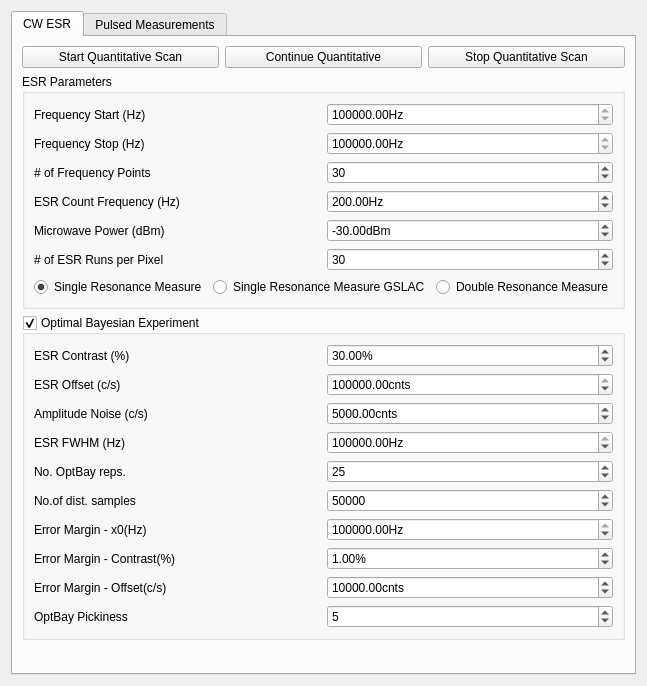
<?xml version="1.0" encoding="UTF-8"?>
<ui version="4.0">
 <class>quanti_measure_window</class>
 <widget class="QWidget" name="quanti_measure_window">
  <property name="geometry">
   <rect>
    <x>0</x>
    <y>0</y>
    <width>569</width>
    <height>642</height>
   </rect>
  </property>
  <property name="windowTitle">
   <string>Quantitative Measurement Control</string>
  </property>
  <layout class="QGridLayout" name="gridLayout_6">
   <item row="0" column="0">
    <widget class="QTabWidget" name="tabWidget">
     <property name="currentIndex">
      <number>0</number>
     </property>
     <widget class="QWidget" name="Tab1">
      <property name="whatsThis">
       <string>&lt;html&gt;&lt;head/&gt;&lt;body&gt;&lt;p&gt;Tab1&lt;/p&gt;&lt;/body&gt;&lt;/html&gt;</string>
      </property>
      <attribute name="title">
       <string>CW ESR</string>
      </attribute>
      <layout class="QGridLayout" name="gridLayout_4">
       <item row="2" column="0">
        <widget class="QGroupBox" name="optBay_groupBox">
         <property name="title">
          <string>Optimal Bayesian Experiment</string>
         </property>
         <property name="checkable">
          <bool>true</bool>
         </property>
         <layout class="QGridLayout" name="gridLayout_2">
          <item row="0" column="0">
           <layout class="QHBoxLayout" name="horizontalLayout_10">
            <item>
             <widget class="QLabel" name="label_15">
              <property name="text">
               <string>ESR Contrast (%)</string>
              </property>
             </widget>
            </item>
            <item>
             <widget class="ScienDSpinBox" name="esr_contrast_SpinBox">
              <property name="suffix">
               <string>%</string>
              </property>
              <property name="value">
               <double>30.000000000000000</double>
              </property>
             </widget>
            </item>
           </layout>
          </item>
          <item row="1" column="0">
           <layout class="QHBoxLayout" name="horizontalLayout_11">
            <item>
             <widget class="QLabel" name="label_16">
              <property name="text">
               <string>ESR Offset (c/s)</string>
              </property>
             </widget>
            </item>
            <item>
             <widget class="ScienDSpinBox" name="esr_offset_SpinBox">
              <property name="suffix">
               <string>cnts</string>
              </property>
              <property name="maximum">
               <double>9999999999999999583119736832.000000000000000</double>
              </property>
              <property name="value">
               <double>100000.000000000000000</double>
              </property>
             </widget>
            </item>
           </layout>
          </item>
          <item row="2" column="0">
           <layout class="QHBoxLayout" name="horizontalLayout_12">
            <item>
             <widget class="QLabel" name="label_17">
              <property name="text">
               <string>Amplitude Noise (c/s)</string>
              </property>
             </widget>
            </item>
            <item>
             <widget class="ScienDSpinBox" name="esr_noise_SpinBox">
              <property name="suffix">
               <string>cnts</string>
              </property>
              <property name="maximum">
               <double>9999999999999999635896294965248.000000000000000</double>
              </property>
              <property name="value">
               <double>5000.000000000000000</double>
              </property>
             </widget>
            </item>
           </layout>
          </item>
          <item row="3" column="0">
           <layout class="QHBoxLayout" name="horizontalLayout_13">
            <item>
             <widget class="QLabel" name="label_20">
              <property name="text">
               <string>ESR FWHM (Hz)</string>
              </property>
             </widget>
            </item>
            <item>
             <widget class="ScienDSpinBox" name="esr_fwhm_SpinBox">
              <property name="suffix">
               <string>Hz</string>
              </property>
              <property name="maximum">
               <double>999999999.000000000000000</double>
              </property>
              <property name="value">
               <double>7000000.000000000000000</double>
              </property>
             </widget>
            </item>
           </layout>
          </item>
          <item row="4" column="0">
           <layout class="QHBoxLayout" name="horizontalLayout_14">
            <item>
             <widget class="QLabel" name="label_21">
              <property name="text">
               <string>No. OptBay reps.</string>
              </property>
             </widget>
            </item>
            <item>
             <widget class="QSpinBox" name="esr_optReps_SpinBox">
              <property name="suffix">
               <string/>
              </property>
              <property name="minimum">
               <number>1</number>
              </property>
              <property name="maximum">
               <number>1000000000</number>
              </property>
              <property name="value">
               <number>25</number>
              </property>
             </widget>
            </item>
           </layout>
          </item>
          <item row="5" column="0">
           <layout class="QHBoxLayout" name="horizontalLayout_31">
            <item>
             <widget class="QLabel" name="label_29">
              <property name="text">
               <string>No.of dist. samples</string>
              </property>
             </widget>
            </item>
            <item>
             <widget class="QSpinBox" name="esr_nSamples_SpinBox">
              <property name="suffix">
               <string/>
              </property>
              <property name="minimum">
               <number>1</number>
              </property>
              <property name="maximum">
               <number>1000000000</number>
              </property>
              <property name="value">
               <number>50000</number>
              </property>
             </widget>
            </item>
           </layout>
          </item>
          <item row="6" column="0">
           <layout class="QHBoxLayout" name="horizontalLayout_19">
            <item>
             <widget class="QLabel" name="label_22">
              <property name="text">
               <string>Error Margin - x0(Hz)</string>
              </property>
             </widget>
            </item>
            <item>
             <widget class="ScienDSpinBox" name="esr_errorMarginCenter_SpinBox">
              <property name="suffix">
               <string>Hz</string>
              </property>
              <property name="maximum">
               <double>999999999.000000000000000</double>
              </property>
              <property name="value">
               <double>1000000.000000000000000</double>
              </property>
             </widget>
            </item>
           </layout>
          </item>
          <item row="7" column="0">
           <layout class="QHBoxLayout" name="horizontalLayout_20">
            <item>
             <widget class="QLabel" name="label_23">
              <property name="text">
               <string>Error Margin - Contrast(%)</string>
              </property>
             </widget>
            </item>
            <item>
             <widget class="ScienDSpinBox" name="esr_errorMarginContrast_SpinBox">
              <property name="suffix">
               <string>%</string>
              </property>
              <property name="maximum">
               <double>100.000000000000000</double>
              </property>
              <property name="value">
               <double>1.000000000000000</double>
              </property>
             </widget>
            </item>
           </layout>
          </item>
          <item row="8" column="0">
           <layout class="QHBoxLayout" name="horizontalLayout_30">
            <item>
             <widget class="QLabel" name="label_28">
              <property name="text">
               <string>Error Margin - Offset(c/s)</string>
              </property>
             </widget>
            </item>
            <item>
             <widget class="ScienDSpinBox" name="esr_errorMarginOffset_SpinBox">
              <property name="suffix">
               <string>cnts</string>
              </property>
              <property name="maximum">
               <double>9999999.000000000000000</double>
              </property>
              <property name="value">
               <double>10000.000000000000000</double>
              </property>
             </widget>
            </item>
           </layout>
          </item>
          <item row="9" column="0">
           <layout class="QHBoxLayout" name="horizontalLayout_32">
            <item>
             <widget class="QLabel" name="label_30">
              <property name="text">
               <string>OptBay Pickiness</string>
              </property>
             </widget>
            </item>
            <item>
             <widget class="QSpinBox" name="esr_OptBay_Pickiness_SpinBox">
              <property name="maximum">
               <number>20</number>
              </property>
              <property name="value">
               <number>5</number>
              </property>
             </widget>
            </item>
           </layout>
          </item>
         </layout>
        </widget>
       </item>
       <item row="1" column="0">
        <widget class="QGroupBox" name="groupBox_2">
         <property name="title">
          <string>ESR Parameters</string>
         </property>
         <layout class="QGridLayout" name="gridLayout_3">
          <item row="3" column="0">
           <layout class="QHBoxLayout" name="horizontalLayout_24">
            <item>
             <widget class="QLabel" name="label_6">
              <property name="text">
               <string>ESR Count Frequency (Hz)</string>
              </property>
             </widget>
            </item>
            <item>
             <widget class="ScienDSpinBox" name="esr_count_freq_DoubleSpinBox">
              <property name="suffix">
               <string>Hz</string>
              </property>
              <property name="maximum">
               <double>500.000000000000000</double>
              </property>
              <property name="value">
               <double>200.000000000000000</double>
              </property>
             </widget>
            </item>
           </layout>
          </item>
          <item row="0" column="0">
           <layout class="QHBoxLayout" name="horizontalLayout_21">
            <item>
             <widget class="QLabel" name="label_3">
              <property name="text">
               <string>Frequency Start (Hz)</string>
              </property>
             </widget>
            </item>
            <item>
             <widget class="ScienDSpinBox" name="esr_freq_start_DoubleSpinBox">
              <property name="suffix">
               <string>Hz</string>
              </property>
              <property name="minimum">
               <double>2500000000.000000000000000</double>
              </property>
              <property name="maximum">
               <double>3500000000.000000000000000</double>
              </property>
              <property name="singleStep">
               <double>0.010000000000000</double>
              </property>
              <property name="value">
               <double>2780000000.000000000000000</double>
              </property>
             </widget>
            </item>
           </layout>
          </item>
          <item row="2" column="0">
           <layout class="QHBoxLayout" name="horizontalLayout_23">
            <item>
             <widget class="QLabel" name="label_5">
              <property name="text">
               <string># of Frequency Points</string>
              </property>
             </widget>
            </item>
            <item>
             <widget class="ScienSpinBox" name="esr_freq_num_SpinBox">
              <property name="maximum">
               <number>1000000000</number>
              </property>
              <property name="value">
               <number>30</number>
              </property>
             </widget>
            </item>
           </layout>
          </item>
          <item row="1" column="0">
           <layout class="QHBoxLayout" name="horizontalLayout_22">
            <item>
             <widget class="QLabel" name="label_4">
              <property name="text">
               <string>Frequency Stop (Hz)</string>
              </property>
             </widget>
            </item>
            <item>
             <widget class="ScienDSpinBox" name="esr_freq_stop_DoubleSpinBox">
              <property name="suffix">
               <string>Hz</string>
              </property>
              <property name="minimum">
               <double>2500000000.000000000000000</double>
              </property>
              <property name="maximum">
               <double>3500000000.000000000000000</double>
              </property>
              <property name="singleStep">
               <double>0.010000000000000</double>
              </property>
              <property name="value">
               <double>2980000000.000000000000000</double>
              </property>
             </widget>
            </item>
           </layout>
          </item>
          <item row="5" column="0">
           <layout class="QHBoxLayout" name="horizontalLayout_26">
            <item>
             <widget class="QLabel" name="label_8">
              <property name="text">
               <string># of ESR Runs per Pixel</string>
              </property>
             </widget>
            </item>
            <item>
             <widget class="ScienSpinBox" name="esr_runs_SpinBox">
              <property name="maximum">
               <number>1000</number>
              </property>
              <property name="value">
               <number>30</number>
              </property>
             </widget>
            </item>
           </layout>
          </item>
          <item row="4" column="0">
           <layout class="QHBoxLayout" name="horizontalLayout_25">
            <item>
             <widget class="QLabel" name="label_7">
              <property name="text">
               <string>Microwave Power (dBm)</string>
              </property>
             </widget>
            </item>
            <item>
             <widget class="ScienDSpinBox" name="esr_mw_power_DoubleSpinBox">
              <property name="suffix">
               <string>dBm</string>
              </property>
              <property name="decimals">
               <number>2</number>
              </property>
              <property name="minimum">
               <double>-50.000000000000000</double>
              </property>
              <property name="maximum">
               <double>40.000000000000000</double>
              </property>
              <property name="singleStep">
               <double>0.100000000000000</double>
              </property>
              <property name="value">
               <double>-30.000000000000000</double>
              </property>
             </widget>
            </item>
           </layout>
          </item>
          <item row="6" column="0" rowspan="2">
           <layout class="QHBoxLayout" name="horizontalLayout_27">
            <item>
             <widget class="QRadioButton" name="esr_single_res_RadioButton">
              <property name="toolTip">
               <string>&lt;html&gt;&lt;head/&gt;&lt;body&gt;&lt;p&gt;It is expected that only one resonance peak of the NV is measured.&lt;/p&gt;&lt;/body&gt;&lt;/html&gt;</string>
              </property>
              <property name="text">
               <string>Single Resonance Measure</string>
              </property>
              <property name="checked">
               <bool>true</bool>
              </property>
              <attribute name="buttonGroup">
               <string notr="true">buttonGroup_2</string>
              </attribute>
             </widget>
            </item>
            <item>
             <widget class="QRadioButton" name="esr_single_res_gslac_RadioButton">
              <property name="toolTip">
               <string>&lt;html&gt;&lt;head/&gt;&lt;body&gt;&lt;p&gt;Activate for the case that the ms = -1 Peak is investigated for fields higher than the GSLAC of the NV. Thus the calculation of the magnetic field changes.&lt;/p&gt;&lt;/body&gt;&lt;/html&gt;</string>
              </property>
              <property name="text">
               <string>Single Resonance Measure GSLAC</string>
              </property>
              <attribute name="buttonGroup">
               <string notr="true">buttonGroup_2</string>
              </attribute>
             </widget>
            </item>
            <item>
             <widget class="QRadioButton" name="esr_double_res_RadioButton">
              <property name="toolTip">
               <string>&lt;html&gt;&lt;head/&gt;&lt;body&gt;&lt;p&gt;It is expected that both resonance peaks of the NV are measured.&lt;/p&gt;&lt;/body&gt;&lt;/html&gt;</string>
              </property>
              <property name="text">
               <string>Double Resonance Measure</string>
              </property>
              <attribute name="buttonGroup">
               <string notr="true">buttonGroup_2</string>
              </attribute>
             </widget>
            </item>
           </layout>
          </item>
         </layout>
        </widget>
       </item>
       <item row="3" column="0">
        <spacer name="verticalSpacer">
         <property name="orientation">
          <enum>Qt::Vertical</enum>
         </property>
         <property name="sizeHint" stdset="0">
          <size>
           <width>20</width>
           <height>320</height>
          </size>
         </property>
        </spacer>
       </item>
       <item row="0" column="0">
        <layout class="QHBoxLayout" name="horizontalLayout">
         <item>
          <widget class="QPushButton" name="Start_QM_PushButton">
           <property name="enabled">
            <bool>true</bool>
           </property>
           <property name="text">
            <string>Start Quantitative Scan</string>
           </property>
          </widget>
         </item>
         <item>
          <widget class="QPushButton" name="Continue_QM_PushButton">
           <property name="text">
            <string>Continue Quantitative</string>
           </property>
          </widget>
         </item>
         <item>
          <widget class="QPushButton" name="Stop_QM_PushButton">
           <property name="text">
            <string>Stop Quantitative Scan</string>
           </property>
          </widget>
         </item>
        </layout>
       </item>
      </layout>
     </widget>
     <widget class="QWidget" name="Tab2">
      <attribute name="title">
       <string>Pulsed Measurements</string>
      </attribute>
      <layout class="QGridLayout" name="gridLayout_5">
       <item row="0" column="0">
        <layout class="QHBoxLayout" name="horizontalLayout_3">
         <item>
          <widget class="QPushButton" name="Start_Pulsed_PushButton">
           <property name="enabled">
            <bool>true</bool>
           </property>
           <property name="text">
            <string>Start Pulsed Scan</string>
           </property>
          </widget>
         </item>
         <item>
          <widget class="QPushButton" name="Continue_Pulsed_PushButton">
           <property name="text">
            <string>Continue Pulsed Scan</string>
           </property>
          </widget>
         </item>
         <item>
          <widget class="QPushButton" name="Stop_Pulsed_PushButton">
           <property name="text">
            <string>Stop Pulsed Scan</string>
           </property>
          </widget>
         </item>
        </layout>
       </item>
       <item row="1" column="0">
        <widget class="QGroupBox" name="groupBox_4">
         <property name="title">
          <string>MW Parameters</string>
         </property>
         <layout class="QGridLayout" name="gridLayout_7">
          <item row="0" column="0">
           <layout class="QHBoxLayout" name="horizontalLayout_9">
            <item>
             <widget class="QLabel" name="label_14">
              <property name="text">
               <string>Microwave Power (dBm)</string>
              </property>
             </widget>
            </item>
            <item>
             <widget class="ScienDSpinBox" name="pulsed_mw_power_DoubleSpinBox">
              <property name="suffix">
               <string>dBm</string>
              </property>
              <property name="decimals">
               <number>2</number>
              </property>
              <property name="minimum">
               <double>-50.000000000000000</double>
              </property>
              <property name="maximum">
               <double>40.000000000000000</double>
              </property>
              <property name="singleStep">
               <double>0.100000000000000</double>
              </property>
              <property name="value">
               <double>-30.000000000000000</double>
              </property>
             </widget>
            </item>
           </layout>
          </item>
          <item row="1" column="0">
           <widget class="QRadioButton" name="mw_tracking_mode_RadioButton">
            <property name="toolTip">
             <string>&lt;html&gt;&lt;head/&gt;&lt;body&gt;&lt;p&gt;It is expected that only one resonance peak of the NV is measured.&lt;/p&gt;&lt;/body&gt;&lt;/html&gt;</string>
            </property>
            <property name="text">
             <string>MW PODMR Tracking Mode</string>
            </property>
            <property name="checked">
             <bool>true</bool>
            </property>
            <property name="autoExclusive">
             <bool>false</bool>
            </property>
            <attribute name="buttonGroup">
             <string notr="true">buttonGroup</string>
            </attribute>
           </widget>
          </item>
          <item row="2" column="0">
           <layout class="QHBoxLayout" name="horizontalLayout_15">
            <item>
             <widget class="QLabel" name="label_9">
              <property name="text">
               <string>Mode</string>
              </property>
             </widget>
            </item>
            <item>
             <widget class="QComboBox" name="hyperfine_comboBox">
              <item>
               <property name="text">
                <string>None</string>
               </property>
              </item>
              <item>
               <property name="text">
                <string>AWG</string>
               </property>
              </item>
             </widget>
            </item>
           </layout>
          </item>
          <item row="3" column="0">
           <layout class="QHBoxLayout" name="horizontalLayout_4">
            <item>
             <widget class="QLabel" name="label_24">
              <property name="text">
               <string>Repetitions</string>
              </property>
             </widget>
            </item>
            <item>
             <widget class="QSpinBox" name="p_delta_doubleSpinBox">
              <property name="minimum">
               <number>1</number>
              </property>
             </widget>
            </item>
           </layout>
          </item>
          <item row="4" column="0">
           <layout class="QHBoxLayout" name="horizontalLayout_17">
            <item>
             <widget class="QLabel" name="label_25">
              <property name="text">
               <string>Δ0</string>
              </property>
             </widget>
            </item>
            <item>
             <widget class="ScienDSpinBox" name="delta0_doubleSpinBox">
              <property name="suffix">
               <string>Hz</string>
              </property>
              <property name="minimum">
               <double>1.000000000000000</double>
              </property>
              <property name="maximum">
               <double>13000000000.000000000000000</double>
              </property>
              <property name="singleStep">
               <double>1000.000000000000000</double>
              </property>
              <property name="value">
               <double>100000.000000000000000</double>
              </property>
             </widget>
            </item>
           </layout>
          </item>
          <item row="5" column="0">
           <widget class="QGroupBox" name="groupBox_3">
            <property name="title">
             <string>Track with</string>
            </property>
            <property name="flat">
             <bool>false</bool>
            </property>
            <property name="checkable">
             <bool>false</bool>
            </property>
            <layout class="QGridLayout" name="gridLayout">
             <item row="0" column="0">
              <layout class="QHBoxLayout" name="horizontalLayout_18">
               <item>
                <widget class="QLabel" name="label_26">
                 <property name="text">
                  <string>f0</string>
                 </property>
                </widget>
               </item>
               <item>
                <widget class="ScienDSpinBox" name="f0_doubleSpinBox">
                 <property name="toolTip">
                  <string>&lt;html&gt;&lt;head/&gt;&lt;body&gt;&lt;p&gt;The f0 must always be the left most peak in case of Hyperfine structure being present&lt;/p&gt;&lt;/body&gt;&lt;/html&gt;</string>
                 </property>
                 <property name="suffix">
                  <string>Hz</string>
                 </property>
                 <property name="minimum">
                  <double>1.000000000000000</double>
                 </property>
                 <property name="maximum">
                  <double>13000000000.000000000000000</double>
                 </property>
                 <property name="singleStep">
                  <double>1000.000000000000000</double>
                 </property>
                 <property name="value">
                  <double>2870000000.000000000000000</double>
                 </property>
                </widget>
               </item>
              </layout>
             </item>
             <item row="1" column="0">
              <layout class="QHBoxLayout" name="horizontalLayout_16">
               <item>
                <widget class="QRadioButton" name="slope_radioButton">
                 <property name="text">
                  <string>Slope</string>
                 </property>
                 <property name="checked">
                  <bool>true</bool>
                 </property>
                </widget>
               </item>
               <item>
                <widget class="ScienDSpinBox" name="slope2_doubleSpinBox">
                 <property name="decimals">
                  <number>6</number>
                 </property>
                 <property name="maximum">
                  <double>99999999999999997168788049560464200849936328366177157906432.000000000000000</double>
                 </property>
                </widget>
               </item>
              </layout>
             </item>
             <item row="2" column="0">
              <widget class="QRadioButton" name="retrieve_radioButton">
               <property name="toolTip">
                <string>&lt;html&gt;&lt;head/&gt;&lt;body&gt;&lt;p&gt;Retrieve PODMR curve from the PODMR qudi module and use as a look up table. Works if PODMR was measured since module load.&lt;/p&gt;&lt;p&gt;&lt;br/&gt;&lt;/p&gt;&lt;/body&gt;&lt;/html&gt;</string>
               </property>
               <property name="text">
                <string>Retrieve from PODMR</string>
               </property>
              </widget>
             </item>
            </layout>
           </widget>
          </item>
          <item row="6" column="0">
           <widget class="QRadioButton" name="mw_list_mode_RadioButton">
            <property name="toolTip">
             <string>&lt;html&gt;&lt;head/&gt;&lt;body&gt;&lt;p&gt;It is expected that only one resonance peak of the NV is measured.&lt;/p&gt;&lt;/body&gt;&lt;/html&gt;</string>
            </property>
            <property name="text">
             <string>MW PODMR List Mode</string>
            </property>
            <property name="checked">
             <bool>false</bool>
            </property>
            <property name="autoExclusive">
             <bool>true</bool>
            </property>
            <attribute name="buttonGroup">
             <string notr="true">buttonGroup</string>
            </attribute>
           </widget>
          </item>
          <item row="7" column="0">
           <layout class="QHBoxLayout" name="horizontalLayout_5">
            <item>
             <widget class="QLabel" name="label_10">
              <property name="text">
               <string>Frequency Start (Hz)</string>
              </property>
             </widget>
            </item>
            <item>
             <widget class="ScienDSpinBox" name="pulsed_freq_start_DoubleSpinBox">
              <property name="suffix">
               <string>Hz</string>
              </property>
              <property name="minimum">
               <double>2500000000.000000000000000</double>
              </property>
              <property name="maximum">
               <double>3500000000.000000000000000</double>
              </property>
              <property name="singleStep">
               <double>0.010000000000000</double>
              </property>
              <property name="value">
               <double>2780000000.000000000000000</double>
              </property>
             </widget>
            </item>
           </layout>
          </item>
          <item row="8" column="0">
           <layout class="QHBoxLayout" name="horizontalLayout_6">
            <item>
             <widget class="QLabel" name="label_11">
              <property name="text">
               <string>Frequency Stop (Hz)</string>
              </property>
             </widget>
            </item>
            <item>
             <widget class="ScienDSpinBox" name="pulsed_freq_stop_DoubleSpinBox">
              <property name="suffix">
               <string>Hz</string>
              </property>
              <property name="minimum">
               <double>2500000000.000000000000000</double>
              </property>
              <property name="maximum">
               <double>3500000000.000000000000000</double>
              </property>
              <property name="singleStep">
               <double>0.010000000000000</double>
              </property>
              <property name="value">
               <double>2980000000.000000000000000</double>
              </property>
             </widget>
            </item>
           </layout>
          </item>
          <item row="9" column="0">
           <layout class="QHBoxLayout" name="horizontalLayout_7">
            <item>
             <widget class="QLabel" name="label_13">
              <property name="text">
               <string># of Frequency Points</string>
              </property>
             </widget>
            </item>
            <item>
             <widget class="ScienSpinBox" name="pulsed_freq_num_SpinBox">
              <property name="maximum">
               <number>1000</number>
              </property>
              <property name="value">
               <number>30</number>
              </property>
             </widget>
            </item>
           </layout>
          </item>
          <item row="10" column="0">
           <widget class="QRadioButton" name="cw_mode_RadioButton">
            <property name="toolTip">
             <string>&lt;html&gt;&lt;head/&gt;&lt;body&gt;&lt;p&gt;It is expected that only one resonance peak of the NV is measured.&lt;/p&gt;&lt;/body&gt;&lt;/html&gt;</string>
            </property>
            <property name="text">
             <string>MW CW Mode</string>
            </property>
            <property name="checked">
             <bool>false</bool>
            </property>
            <property name="autoExclusive">
             <bool>true</bool>
            </property>
            <attribute name="buttonGroup">
             <string notr="true">buttonGroup</string>
            </attribute>
           </widget>
          </item>
          <item row="11" column="0">
           <layout class="QHBoxLayout" name="horizontalLayout_8">
            <item>
             <widget class="QLabel" name="label_12">
              <property name="text">
               <string>Frequency (Hz)</string>
              </property>
             </widget>
            </item>
            <item>
             <widget class="ScienDSpinBox" name="cw_freq_DoubleSpinBox">
              <property name="suffix">
               <string>Hz</string>
              </property>
              <property name="minimum">
               <double>2500000000.000000000000000</double>
              </property>
              <property name="maximum">
               <double>3500000000.000000000000000</double>
              </property>
              <property name="singleStep">
               <double>0.010000000000000</double>
              </property>
              <property name="value">
               <double>2870000000.000000000000000</double>
              </property>
             </widget>
            </item>
           </layout>
          </item>
         </layout>
        </widget>
       </item>
       <item row="2" column="0">
        <widget class="QGroupBox" name="groupBox_6">
         <property name="title">
          <string>Pulsed Parameters</string>
         </property>
         <layout class="QGridLayout" name="gridLayout_8">
          <item row="0" column="0">
           <layout class="QHBoxLayout" name="horizontalLayout_29">
            <item>
             <widget class="QLabel" name="label_19">
              <property name="text">
               <string>Pulse seq.</string>
              </property>
             </widget>
            </item>
            <item>
             <widget class="QLabel" name="loaded_sequence_label">
              <property name="font">
               <font>
                <weight>75</weight>
                <bold>true</bold>
               </font>
              </property>
              <property name="text">
               <string>PulsedModule_Loaded_Sequence</string>
              </property>
              <property name="alignment">
               <set>Qt::AlignRight|Qt::AlignTrailing|Qt::AlignVCenter</set>
              </property>
             </widget>
            </item>
           </layout>
          </item>
          <item row="1" column="0">
           <layout class="QHBoxLayout" name="horizontalLayout_28">
            <item>
             <widget class="QLabel" name="label_18">
              <property name="toolTip">
               <string>&lt;html&gt;&lt;head/&gt;&lt;body&gt;&lt;p&gt;The time the scanner should take during an idle move, i.e. when it drives to a new position, or to travel to the next starting position if the end line was reached in a single forward scan.&lt;/p&gt;&lt;/body&gt;&lt;/html&gt;</string>
              </property>
              <property name="text">
               <string>Pulse repetition</string>
              </property>
             </widget>
            </item>
            <item>
             <widget class="QSpinBox" name="pulse_repetition_spinBox">
              <property name="maximum">
               <number>1000000000</number>
              </property>
              <property name="value">
               <number>1</number>
              </property>
             </widget>
            </item>
           </layout>
          </item>
          <item row="2" column="0">
           <layout class="QHBoxLayout" name="horizontalLayout_2">
            <item>
             <widget class="QLabel" name="label_27">
              <property name="toolTip">
               <string>&lt;html&gt;&lt;head/&gt;&lt;body&gt;&lt;p&gt;The time the scanner should take during an idle move, i.e. when it drives to a new position, or to travel to the next starting position if the end line was reached in a single forward scan.&lt;/p&gt;&lt;/body&gt;&lt;/html&gt;</string>
              </property>
              <property name="text">
               <string>Pi/2 duration</string>
              </property>
             </widget>
            </item>
            <item>
             <widget class="ScienDSpinBox" name="pi_half_doubleSpinBox">
              <property name="suffix">
               <string>s</string>
              </property>
              <property name="maximum">
               <double>100.000000000000000</double>
              </property>
              <property name="value">
               <double>1.000000000000000</double>
              </property>
             </widget>
            </item>
           </layout>
          </item>
         </layout>
        </widget>
       </item>
       <item row="3" column="0">
        <spacer name="verticalSpacer_2">
         <property name="orientation">
          <enum>Qt::Vertical</enum>
         </property>
         <property name="sizeHint" stdset="0">
          <size>
           <width>20</width>
           <height>5</height>
          </size>
         </property>
        </spacer>
       </item>
      </layout>
     </widget>
    </widget>
   </item>
  </layout>
  <action name="actionSaveQuanti">
   <property name="text">
    <string>SaveQuanti</string>
   </property>
  </action>
 </widget>
 <customwidgets>
  <customwidget>
   <class>ScienDSpinBox</class>
   <extends>QDoubleSpinBox</extends>
   <header>qtwidgets.scientific_spinbox.h</header>
  </customwidget>
  <customwidget>
   <class>ScienSpinBox</class>
   <extends>QSpinBox</extends>
   <header>qtwidgets.scientific_spinbox.h</header>
  </customwidget>
 </customwidgets>
 <resources/>
 <connections>
  <connection>
   <sender>mw_tracking_mode_RadioButton</sender>
   <signal>toggled(bool)</signal>
   <receiver>groupBox_3</receiver>
   <slot>setEnabled(bool)</slot>
   <hints>
    <hint type="sourcelabel">
     <x>215</x>
     <y>150</y>
    </hint>
    <hint type="destinationlabel">
     <x>203</x>
     <y>325</y>
    </hint>
   </hints>
  </connection>
 </connections>
 <buttongroups>
  <buttongroup name="buttonGroup_2"/>
  <buttongroup name="buttonGroup"/>
 </buttongroups>
</ui>
